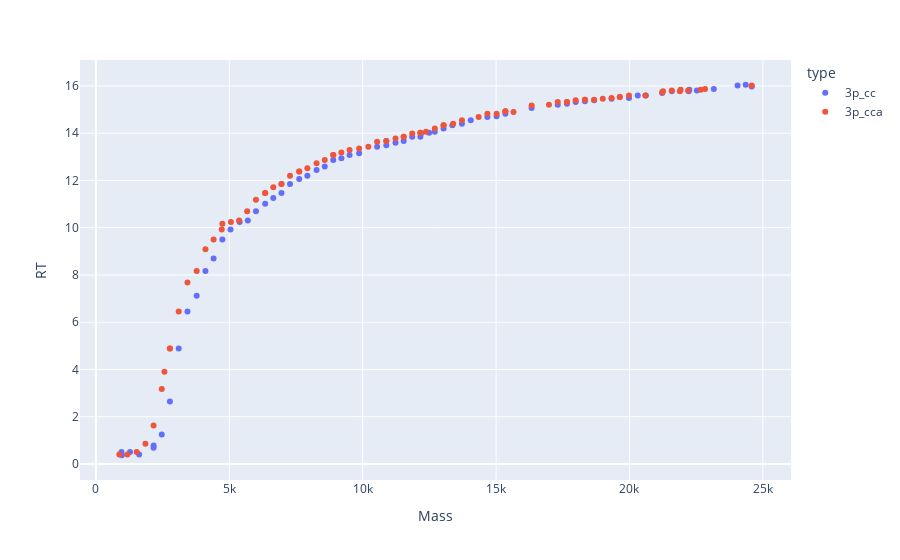
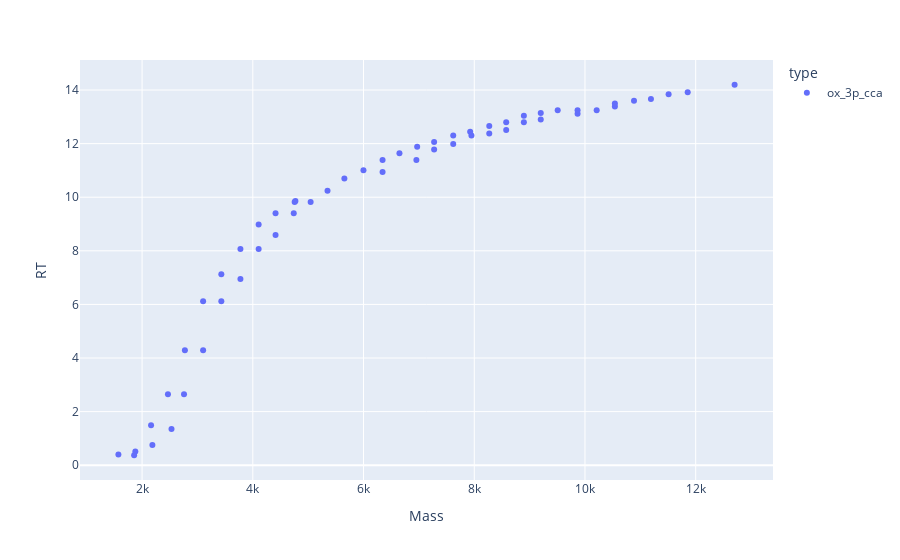
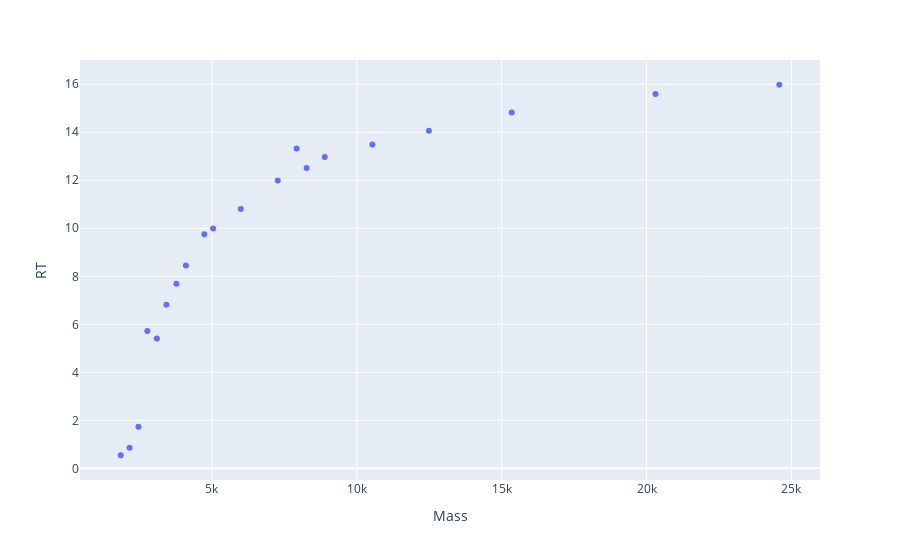

Notebook source saved alongside these figures, in order:
### Code cell
# df_tmp = df_3p_cc.copy()
# df_tmp.RT += 0.5
plotly_zones(df_3p_cc, df_3p_cca, names=['3p_cc', '3p_cca'])
# df_tmp = df_ox_3p_cca_rev.copy()
# df_tmp.RT += 0.5
plotly_zones(df_ox_3p_cc, df_ox_3p_cca, names=['ox_3p_cca', 'ox_3p_cca'])
plotly_zone(df_28da_75_3p)
# df_ox_3p_cca[(df_ox_3p_cca.Mass>12000) & (df_ox_3p_cca.Mass<13000)]
# df_28da_75_3p[(df_28da_75_3p.Mass>12000) & (df_28da_75_3p.Mass<13000)]
